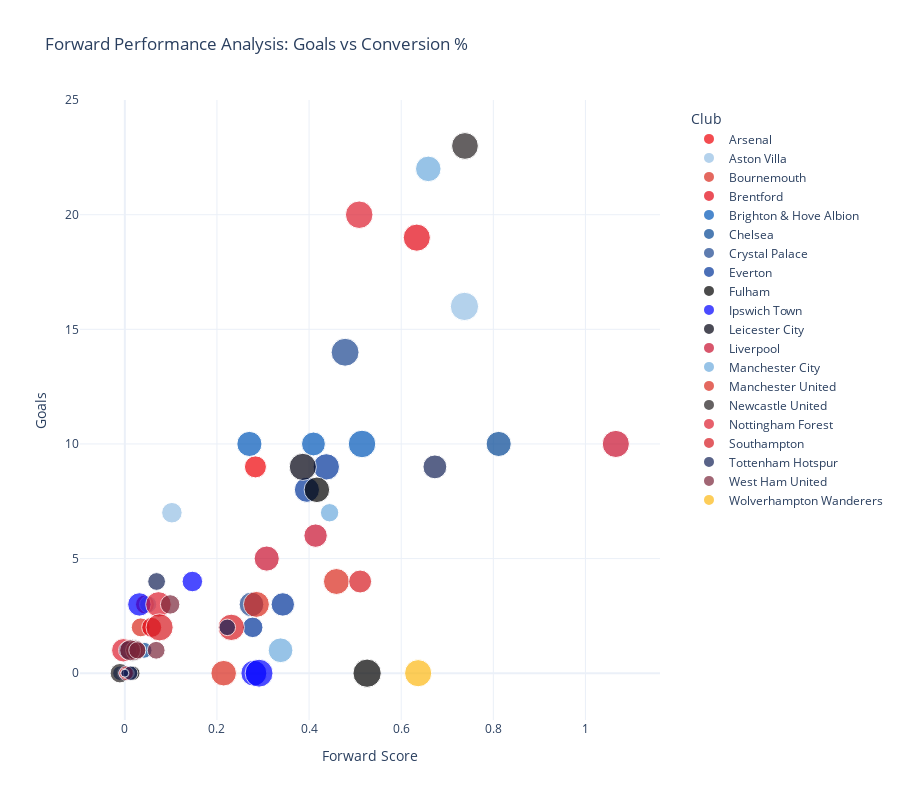
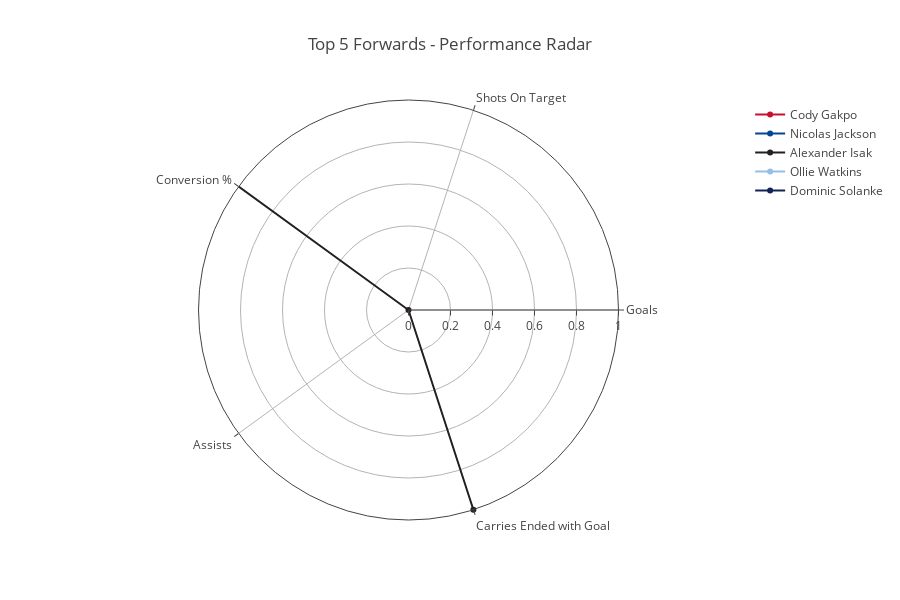

Notebook code for these charts, in order:
### Code cell
# Forward Analysis
df_fwd = df[df['Position'] == 'FWD'].copy()

# Normalize relevant columns
fwd_metrics = ['Goals', 'Shots On Target', 'Shots', 'Conversion %', 'Assists', 'Crosses %', 'fThird Passes %', 'Successful fThird Passes', 'Carries Ended with Goal', 'Carries Ended with Assist', 'Carries Ended with Shot', 'Hit Woodwork', 'Big Chances Missed', 'Offsides', 'Dispossessed']
df_fwd[fwd_metrics].dtypes
df_fwd_norm = normalize_columns(df_fwd, fwd_metrics)

# Calculate forward score
df_fwd['Forward Score'] = df_fwd_norm.apply(calculate_forward_score, axis=1)

# Create forward performance visualization
fig = px.scatter(
    df_fwd,
    x='Forward Score',
    y='Goals',
    size='Appearances',
    color='Club',
    color_discrete_map=club_colors,
    hover_data=['Player Name', 'Assists', 'Conversion %', 'Forward Score'],
    title='Forward Performance Analysis: Goals vs Conversion %',
)

fig.update_layout(
    template='plotly_white',
    height=800,
    showlegend=True,
    legend=dict(
        yanchor="top",
        y=0.99,
        xanchor="left",
        x=1.05
    )
)

fig.show()

# Create radar chart for top 5 forwards
top_forwards = df_fwd.nlargest(5, 'Forward Score')

# Prepare data for radar chart
categories = ['Goals', 'Shots On Target', 'Conversion %', 'Assists',  'Carries Ended with Goal']
fig = go.Figure()

for _, player in top_forwards.iterrows():
    fig.add_trace(go.Scatterpolar(
        r=[player[cat] for cat in categories],
        theta=categories,
        name=player['Player Name'],
        line=dict(color=club_colors[player['Club']])
    ))

fig.update_layout(
    polar=dict(
        radialaxis=dict(
            visible=True,
            range=[0, 1]
        )),
    showlegend=True,
    title='Top 5 Forwards - Performance Radar',
    height=600
)

fig.show()

### Figure 1 — Plotly figure (JSON) as saved in the notebook; plotly's stock layout.template omitted (floating-point values rounded to 4 significant figures)
{"data": [{"customdata": [["Gabriel Jesus", 0, 0], ["Kai Havertz", 3, 0], ["Nathan Butler-Oyedeji", 0, 0]], "hovertemplate": "Club=Arsenal<br>Forward Score=%{x}<br>Goals=%{y}<br>Appearances=%{marker.size}<br>Player Name=%{customdata[0]}<br>Assists=%{customdata[1]}<br>Conversion %=%{customdata[2]}<extra></extra>", "legendgroup": "Arsenal", "marker": {"color": "#EF0107", "size": [17, 23, 1], "sizemode": "area", "sizeref": 0.095, "symbol": "circle"}, "mode": "markers", "name": "Arsenal", "orientation": "v", "showlegend": true, "type": "scatter", "x": [0.04375, 0.2835, 0.001389], "xaxis": "x", "y": [3, 9, 0], "yaxis": "y"}, {"customdata": [["Donyell Malen", 0, 0], ["Jhon Durán", 0, 0], ["Ollie Watkins", 8, 14]], "hovertemplate": "Club=Aston Villa<br>Forward Score=%{x}<br>Goals=%{y}<br>Appearances=%{marker.size}<br>Player Name=%{customdata[0]}<br>Assists=%{customdata[1]}<br>Conversion %=%{customdata[2]}<extra></extra>", "legendgroup": "Aston Villa", "marker": {"color": "#95BFE5", "size": [14, 20, 38], "sizemode": "area", "sizeref": 0.095, "symbol": "circle"}, "mode": "markers", "name": "Aston Villa", "orientation": "v", "showlegend": true, "type": "scatter", "x": [0.0506, 0.1022, 0.7373], "xaxis": "x", "y": [3, 7, 16], "yaxis": "y"}, {"customdata": [["Daniel Jebbison", 0, 0], ["Enes Ünal", 0, 0], ["Evanilson", 1, 18], ["Remy Rees-Dottin", 0, 0], ["Zain Silcott-Duberry", 0, 0]], "hovertemplate": "Club=Bournemouth<br>Forward Score=%{x}<br>Goals=%{y}<br>Appearances=%{marker.size}<br>Player Name=%{customdata[0]}<br>Assists=%{customdata[1]}<br>Conversion %=%{customdata[2]}<extra></extra>", "legendgroup": "Bournemouth", "marker": {"color": "#DA291C", "size": [16, 17, 31, 1, 1], "sizemode": "area", "sizeref": 0.095, "symbol": "circle"}, "mode": "markers", "name": "Bournemouth", "orientation": "v", "showlegend": true, "type": "scatter", "x": [0.01059, 0.03448, 0.2146, 0.0, 0.0], "xaxis": "x", "y": [1, 2, 0, 0, 0], "yaxis": "y"}, {"customdata": [["Fábio Carvalho", 1, 0], ["Gustavo Nunes", 0, 0], ["Igor Thiago", 0, 0], ["Yoane Wissa", 0, 7]], "hovertemplate": "Club=Brentford<br>Forward Score=%{x}<br>Goals=%{y}<br>Appearances=%{marker.size}<br>Player Name=%{customdata[0]}<br>Assists=%{customdata[1]}<br>Conversion %=%{customdata[2]}<extra></extra>", "legendgroup": "Brentford", "marker": {"color": "#E30613", "size": [19, 3, 8, 35], "sizemode": "area", "sizeref": 0.095, "symbol": "circle"}, "mode": "markers", "name": "Brentford", "orientation": "v", "showlegend": true, "type": "scatter", "x": [0.05832, 0.0, 0.0009921, 0.6338], "xaxis": "x", "y": [2, 0, 0, 19], "yaxis": "y"}, {"customdata": [["Danny Welbeck", 0, 0], ["João Pedro", 0, 3], ["Kaoru Mitoma", 4, 4]], "hovertemplate": "Club=Brighton & Hove Albion<br>Forward Score=%{x}<br>Goals=%{y}<br>Appearances=%{marker.size}<br>Player Name=%{customdata[0]}<br>Assists=%{customdata[1]}<br>Conversion %=%{customdata[2]}<extra></extra>", "legendgroup": "Brighton & Hove Albion", "marker": {"color": "#0057B8", "size": [30, 27, 36], "sizemode": "area", "sizeref": 0.095, "symbol": "circle"}, "mode": "markers", "name": "Brighton & Hove Albion", "orientation": "v", "showlegend": true, "type": "scatter", "x": [0.2704, 0.4094, 0.5149], "xaxis": "x", "y": [10, 10, 10], "yaxis": "y"}, {"customdata": [["João Félix", 1, 0], ["Nicolas Jackson", 5, 9], ["Shumaira Mheuka", 0, 0], ["Tyrique George", 0, 0]], "hovertemplate": "Club=Chelsea<br>Forward Score=%{x}<br>Goals=%{y}<br>Appearances=%{marker.size}<br>Player Name=%{customdata[0]}<br>Assists=%{customdata[1]}<br>Conversion %=%{customdata[2]}<extra></extra>", "legendgroup": "Chelsea", "marker": {"color": "#034694", "size": [12, 30, 1, 8], "sizemode": "area", "sizeref": 0.095, "symbol": "circle"}, "mode": "markers", "name": "Chelsea", "orientation": "v", "showlegend": true, "type": "scatter", "x": [0.04181, 0.8116, 0.001389, 0.01211], "xaxis": "x", "y": [1, 10, 0, 1], "yaxis": "y"}, {"customdata": [["Asher Agbinone", 0, 0], ["Eddie Nketiah", 0, 0], ["Jean-Philippe Mateta", 2, 9]], "hovertemplate": "Club=Crystal Palace<br>Forward Score=%{x}<br>Goals=%{y}<br>Appearances=%{marker.size}<br>Player Name=%{customdata[0]}<br>Assists=%{customdata[1]}<br>Conversion %=%{customdata[2]}<extra></extra>", "legendgroup": "Crystal Palace", "marker": {"color": "#1B458F", "size": [2, 29, 37], "sizemode": "area", "sizeref": 0.095, "symbol": "circle"}, "mode": "markers", "name": "Crystal Palace", "orientation": "v", "showlegend": true, "type": "scatter", "x": [0.0005556, 0.2749, 0.4782], "xaxis": "x", "y": [0, 3, 14], "yaxis": "y"}, {"customdata": [["Adam Armstrong", 2, 8], ["Armando Broja", 0, 0], ["Beto", 0, 7], ["Dominic Calvert-Lewin", 1, 15], ["Iliman Ndiaye", 0, 4], ["Youssef Chermiti", 0, 0]], "hovertemplate": "Club=Everton<br>Forward Score=%{x}<br>Goals=%{y}<br>Appearances=%{marker.size}<br>Player Name=%{customdata[0]}<br>Assists=%{customdata[1]}<br>Conversion %=%{customdata[2]}<extra></extra>", "legendgroup": "Everton", "marker": {"color": "#003399", "size": [20, 10, 30, 26, 33, 4], "sizemode": "area", "sizeref": 0.095, "symbol": "circle"}, "mode": "markers", "name": "Everton", "orientation": "v", "showlegend": true, "type": "scatter", "x": [0.2776, -0.01063, 0.3953, 0.3429, 0.4374, -0.0002381], "xaxis": "x", "y": [2, 0, 8, 3, 9, 0], "yaxis": "y"}, {"customdata": [["Jay Stansfield", 0, 0], ["Martial Godo", 0, 0], ["Raúl Jiménez", 3, 13], ["Rodrigo Muniz", 1, 6], ["Willian", 0, 0]], "hovertemplate": "Club=Fulham<br>Forward Score=%{x}<br>Goals=%{y}<br>Appearances=%{marker.size}<br>Player Name=%{customdata[0]}<br>Assists=%{customdata[1]}<br>Conversion %=%{customdata[2]}<extra></extra>", "legendgroup": "Fulham", "marker": {"color": "#000000", "size": [1, 2, 38, 31, 10], "sizemode": "area", "sizeref": 0.095, "symbol": "circle"}, "mode": "markers", "name": "Fulham", "orientation": "v", "showlegend": true, "type": "scatter", "x": [0.0, 0.0, 0.5259, 0.4169, 0.01722], "xaxis": "x", "y": [0, 0, 0, 8, 0], "yaxis": "y"}, {"customdata": [["Ali Al-Hamadi", 0, 0], ["George Hirst", 0, 0], ["Jack Clarke", 4, 3], ["Liam Delap", 2, 12], ["Sam Szmodics", 0, 0]], "hovertemplate": "Club=Ipswich Town<br>Forward Score=%{x}<br>Goals=%{y}<br>Appearances=%{marker.size}<br>Player Name=%{customdata[0]}<br>Assists=%{customdata[1]}<br>Conversion %=%{customdata[2]}<extra></extra>", "legendgroup": "Ipswich Town", "marker": {"color": "#0000FF", "size": [11, 26, 32, 37, 20], "sizemode": "area", "sizeref": 0.095, "symbol": "circle"}, "mode": "markers", "name": "Ipswich Town", "orientation": "v", "showlegend": true, "type": "scatter", "x": [0.0004365, 0.03159, 0.2802, 0.2914, 0.1466], "xaxis": "x", "y": [0, 3, 0, 0, 4], "yaxis": "y"}, {"customdata": [["Jake Evans", 0, 0], ["Jamie Vardy", 0, 40], ["Jeremy Monga", 0, 0], ["Odsonne Édouard", 0, 0], ["Patson Daka", 0, 0], ["Will Alves", 0, 0]], "hovertemplate": "Club=Leicester City<br>Forward Score=%{x}<br>Goals=%{y}<br>Appearances=%{marker.size}<br>Player Name=%{customdata[0]}<br>Assists=%{customdata[1]}<br>Conversion %=%{customdata[2]}<extra></extra>", "legendgroup": "Leicester City", "marker": {"color": "#000010", "size": [4, 35, 7, 6, 23, 1], "sizemode": "area", "sizeref": 0.095, "symbol": "circle"}, "mode": "markers", "name": "Leicester City", "orientation": "v", "showlegend": true, "type": "scatter", "x": [-0.0008333, 0.3864, 0.004167, 0.000873, 0.01699, 0.0], "xaxis": "x", "y": [0, 9, 0, 0, 1, 0], "yaxis": "y"}, {"customdata": [["Cody Gakpo", 4, 12], ["Darwin Núñez", 0, 8], ["Diogo Jota", 3, 10], ["Federico Chiesa", 0, 0]], "hovertemplate": "Club=Liverpool<br>Forward Score=%{x}<br>Goals=%{y}<br>Appearances=%{marker.size}<br>Player Name=%{customdata[0]}<br>Assists=%{customdata[1]}<br>Conversion %=%{customdata[2]}<extra></extra>", "legendgroup": "Liverpool", "marker": {"color": "#C8102E", "size": [35, 30, 26, 6], "sizemode": "area", "sizeref": 0.095, "symbol": "circle"}, "mode": "markers", "name": "Liverpool", "orientation": "v", "showlegend": true, "type": "scatter", "x": [1.066, 0.308, 0.4141, 0.008241], "xaxis": "x", "y": [10, 5, 6, 0], "yaxis": "y"}, {"customdata": [["Claudio Echeverri", 0, 0], ["Divin Mubama", 0, 0], ["Erling Haaland", 3, 20], ["Omar Marmoush", 0, 7], ["Savinho", 8, 0]], "hovertemplate": "Club=Manchester City<br>Forward Score=%{x}<br>Goals=%{y}<br>Appearances=%{marker.size}<br>Player Name=%{customdata[0]}<br>Assists=%{customdata[1]}<br>Conversion %=%{customdata[2]}<extra></extra>", "legendgroup": "Manchester City", "marker": {"color": "#6CABDD", "size": [1, 1, 31, 16, 29], "sizemode": "area", "sizeref": 0.095, "symbol": "circle"}, "mode": "markers", "name": "Manchester City", "orientation": "v", "showlegend": true, "type": "scatter", "x": [-0.0008333, 0.001389, 0.6587, 0.4445, 0.3381], "xaxis": "x", "y": [0, 0, 22, 7, 1], "yaxis": "y"}, {"customdata": [["Chido Obi", 0, 0], ["Joshua Zirkzee", 0, 4], ["Rasmus Højlund", 0, 11]], "hovertemplate": "Club=Manchester United<br>Forward Score=%{x}<br>Goals=%{y}<br>Appearances=%{marker.size}<br>Player Name=%{customdata[0]}<br>Assists=%{customdata[1]}<br>Conversion %=%{customdata[2]}<extra></extra>", "legendgroup": "Manchester United", "marker": {"color": "#DA291C", "size": [7, 32, 32], "sizemode": "area", "sizeref": 0.095, "symbol": "circle"}, "mode": "markers", "name": "Manchester United", "orientation": "v", "showlegend": true, "type": "scatter", "x": [0.006944, 0.2856, 0.4594], "xaxis": "x", "y": [0, 3, 4], "yaxis": "y"}, {"customdata": [["Alexander Isak", 0, 13], ["Callum Wilson", 0, 0], ["William Osula", 0, 0]], "hovertemplate": "Club=Newcastle United<br>Forward Score=%{x}<br>Goals=%{y}<br>Appearances=%{marker.size}<br>Player Name=%{customdata[0]}<br>Assists=%{customdata[1]}<br>Conversion %=%{customdata[2]}<extra></extra>", "legendgroup": "Newcastle United", "marker": {"color": "#241F20", "size": [34, 18, 14], "sizemode": "area", "sizeref": 0.095, "symbol": "circle"}, "mode": "markers", "name": "Newcastle United", "orientation": "v", "showlegend": true, "type": "scatter", "x": [0.7384, -0.01073, 0.01399], "xaxis": "x", "y": [23, 0, 1], "yaxis": "y"}, {"customdata": [["Chris Wood", 3, 7], ["Jota Silva", 1, 0], ["Ramón Sosa", 0, 0], ["Taiwo Awoniyi", 0, 0]], "hovertemplate": "Club=Nottingham Forest<br>Forward Score=%{x}<br>Goals=%{y}<br>Appearances=%{marker.size}<br>Player Name=%{customdata[0]}<br>Assists=%{customdata[1]}<br>Conversion %=%{customdata[2]}<extra></extra>", "legendgroup": "Nottingham Forest", "marker": {"color": "#DD1E2F", "size": [36, 31, 19, 26], "sizemode": "area", "sizeref": 0.095, "symbol": "circle"}, "mode": "markers", "name": "Nottingham Forest", "orientation": "v", "showlegend": true, "type": "scatter", "x": [0.5088, 0.07299, 0.01727, -0.003328], "xaxis": "x", "y": [20, 3, 1, 1], "yaxis": "y"}, {"customdata": [["Albert Grønbæk", 0, 0], ["Ben Brereton", 0, 0], ["Cameron Archer", 0, 0], ["Chiedozie Ogbene", 0, 0], ["Paul Onuachu", 0, 7], ["Ross Stewart", 0, 0], ["Tyler Dibling", 0, 0]], "hovertemplate": "Club=Southampton<br>Forward Score=%{x}<br>Goals=%{y}<br>Appearances=%{marker.size}<br>Player Name=%{customdata[0]}<br>Assists=%{customdata[1]}<br>Conversion %=%{customdata[2]}<extra></extra>", "legendgroup": "Southampton", "marker": {"color": "#D71920", "size": [4, 10, 35, 5, 25, 12, 33], "sizemode": "area", "sizeref": 0.095, "symbol": "circle"}, "mode": "markers", "name": "Southampton", "orientation": "v", "showlegend": true, "type": "scatter", "x": [-0.0005556, 0.002751, 0.0755, -0.001786, 0.5108, 0.01473, 0.2311], "xaxis": "x", "y": [0, 0, 2, 0, 4, 1, 2], "yaxis": "y"}, {"customdata": [["Dane Scarlett", 0, 0], ["Dominic Solanke", 3, 9], ["Mathys Tel", 0, 11], ["Mikey Moore", 1, 0], ["Richarlison", 1, 0], ["Will Lankshear", 0, 0], ["Wilson Odobert", 0, 0]], "hovertemplate": "Club=Tottenham Hotspur<br>Forward Score=%{x}<br>Goals=%{y}<br>Appearances=%{marker.size}<br>Player Name=%{customdata[0]}<br>Assists=%{customdata[1]}<br>Conversion %=%{customdata[2]}<extra></extra>", "legendgroup": "Tottenham Hotspur", "marker": {"color": "#132257", "size": [3, 27, 13, 10, 15, 3, 16], "sizemode": "area", "sizeref": 0.095, "symbol": "circle"}, "mode": "markers", "name": "Tottenham Hotspur", "orientation": "v", "showlegend": true, "type": "scatter", "x": [-0.00123, 0.6731, 0.2224, 0.01256, 0.06898, 0.0, 0.006209], "xaxis": "x", "y": [0, 9, 2, 0, 4, 0, 1], "yaxis": "y"}, {"customdata": [["Crysencio Summerville", 0, 0], ["Danny Ings", 2, 0], ["Evan Ferguson", 0, 0], ["Michail Antonio", 1, 0], ["Niclas Füllkrug", 2, 0]], "hovertemplate": "Club=West Ham United<br>Forward Score=%{x}<br>Goals=%{y}<br>Appearances=%{marker.size}<br>Player Name=%{customdata[0]}<br>Assists=%{customdata[1]}<br>Conversion %=%{customdata[2]}<extra></extra>", "legendgroup": "West Ham United", "marker": {"color": "#7A263A", "size": [19, 15, 21, 14, 18], "sizemode": "area", "sizeref": 0.095, "symbol": "circle"}, "mode": "markers", "name": "West Ham United", "orientation": "v", "showlegend": true, "type": "scatter", "x": [0.02344, 0.06809, 0.01161, 0.02719, 0.09835], "xaxis": "x", "y": [1, 1, 1, 1, 3], "yaxis": "y"}, {"customdata": [["Jørgen Strand Larsen", 0, 19]], "hovertemplate": "Club=Wolverhampton Wanderers<br>Forward Score=%{x}<br>Goals=%{y}<br>Appearances=%{marker.size}<br>Player Name=%{customdata[0]}<br>Assists=%{customdata[1]}<br>Conversion %=%{customdata[2]}<extra></extra>", "legendgroup": "Wolverhampton Wanderers", "marker": {"color": "#FDB913", "size": [35], "sizemode": "area", "sizeref": 0.095, "symbol": "circle"}, "mode": "markers", "name": "Wolverhampton Wanderers", "orientation": "v", "showlegend": true, "type": "scatter", "x": [0.6367], "xaxis": "x", "y": [0], "yaxis": "y"}], "layout": {"height": 800, "legend": {"itemsizing": "constant", "title": {"text": "Club"}, "tracegroupgap": 0, "x": 1.05, "xanchor": "left", "y": 0.99, "yanchor": "top"}, "showlegend": true, "title": {"text": "Forward Performance Analysis: Goals vs Conversion %"}, "xaxis": {"anchor": "y", "domain": [0, 1], "title": {"text": "Forward Score"}}, "yaxis": {"anchor": "x", "domain": [0, 1], "title": {"text": "Goals"}}}}

### Figure 2 — Plotly figure (JSON) as saved in the notebook; plotly's stock layout.template omitted (floating-point values rounded to 4 significant figures)
{"data": [{"line": {"color": "#C8102E"}, "name": "Cody Gakpo", "r": [10, 51, 12, 4, 3], "theta": ["Goals", "Shots On Target", "Conversion %", "Assists", "Carries Ended with Goal"], "type": "scatterpolar"}, {"line": {"color": "#034694"}, "name": "Nicolas Jackson", "r": [10, 32, 9, 5, 3], "theta": ["Goals", "Shots On Target", "Conversion %", "Assists", "Carries Ended with Goal"], "type": "scatterpolar"}, {"line": {"color": "#241F20"}, "name": "Alexander Isak", "r": [23, 14, 13, 0, 1], "theta": ["Goals", "Shots On Target", "Conversion %", "Assists", "Carries Ended with Goal"], "type": "scatterpolar"}, {"line": {"color": "#95BFE5"}, "name": "Ollie Watkins", "r": [16, 17, 14, 8, 2], "theta": ["Goals", "Shots On Target", "Conversion %", "Assists", "Carries Ended with Goal"], "type": "scatterpolar"}, {"line": {"color": "#132257"}, "name": "Dominic Solanke", "r": [9, 23, 9, 3, 2], "theta": ["Goals", "Shots On Target", "Conversion %", "Assists", "Carries Ended with Goal"], "type": "scatterpolar"}], "layout": {"height": 600, "polar": {"radialaxis": {"range": [0, 1], "visible": true}}, "showlegend": true, "title": {"text": "Top 5 Forwards - Performance Radar"}}}
